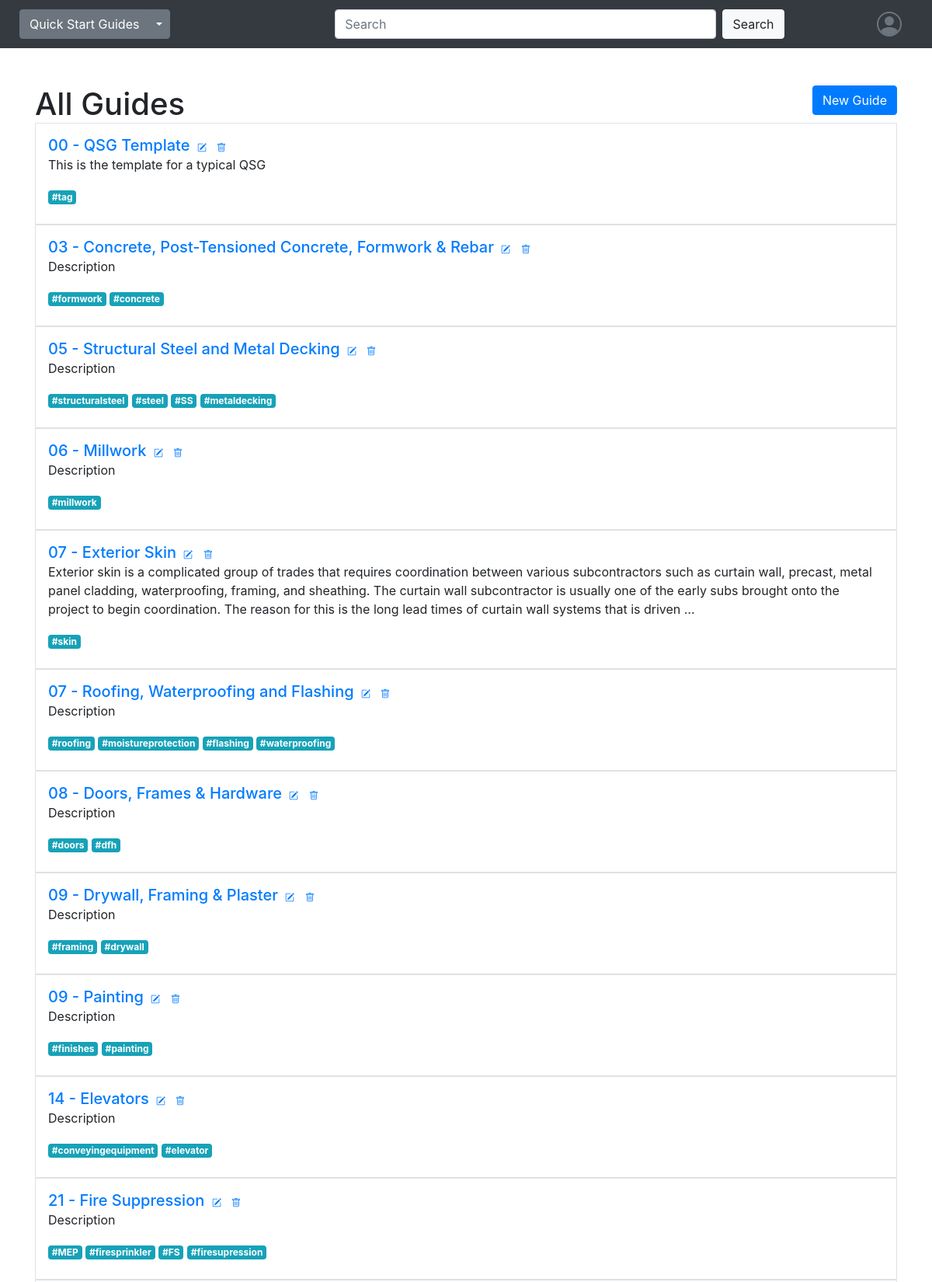
Page /guides/all (signed in, upper part) on the committed database.
### guides/models.py (models this page shows)
class Guide(models.Model):
    title = models.CharField(max_length=255)
    description = models.TextField()
    content = RichTextField()
    slug = models.SlugField(unique=True, max_length=100)
    tags = TaggableManager()
    division = models.CharField(max_length=100)
    created_by = models.ForeignKey(user_models.User, on_delete=models.CASCADE, related_name="guides")
    created_at = models.DateTimeField(auto_now_add=True)

### guides/views.py (the view)
# urls.py: path("all", views.list_all, name="guides_list_all"),
@login_required
def list_all(request):
    try:
        guides = Guide.objects.all().order_by("title")
    except Guide.DoesNotExist:
        print("---Guides list does not exist---")
        return HttpResponse("Error please try again")
    title = "All Guides"
    return render(request, "guides/list.html",
    {"guides": guides,
    "title":title })

### guides/templates/guides/list.html (shortened to what this page needs)
{% extends "questions/layout.html" %}
{% block body %}
<div class="">
    <h1 class="d-inline align-top">{{ title }}</h1>
    <a href="{% url 'guide_new' %}" class="btn btn-primary float-right align-bottom">New Guide</a>
</div>
    <div class="guides_list container">
        {% for guide in guides %}
        <div class="border p-3 row">
            <div class="g-list-summary d-inline-block align-top">
                <div class="">
                    <a href="{% url 'guide_show' guide.pk %}" class="h5 d-inline"> {{ guide.title|truncatewords:12 }}</a>
                    <div class="g-list-actions d-inline-block align-top">
                        {% if user.is_authenticated %}
                            {% if guide.created_by == user %}
                            <a href="{% url 'guide_edit' guide.pk %}" class="d-inline badge">
                            </a>
                            <form action="{% url 'guide_delete' guide.pk %}" method="post" class="d-inline">
                                <button type="submit" class="btn badge">
                                    <a href="">
                                    </a>
                                </button>
                            </form>
                            {% endif %}
                        {% endif %}
                    </div>
                </div>
                <p>{{ guide.description|truncatewords:60 }}</p>
                <div class="mb-2">
                    {% for tag in guide.tags.all %}
                    <a href="" class="badge badge-info">#{{ tag }}</a>
                    {% endfor %}
                </div>
            </div>
        </div>
        {% endfor %}
    </div>
{% endblock %}

### rows in the picture
Guide: title "00 - QSG Template", description "This is the template for a typical QSG"
Tag: name "tag"
Guide: title "03 - Concrete, Post-Tensioned Concrete, Formwork & Rebar", description "Description"
Tag: name "formwork"
Tag: name "concrete"
Guide: title "05 - Structural Steel and Metal Decking", description "Description"
Tag: name "structuralsteel"
Tag: name "steel"
Tag: name "SS"
Tag: name "metaldecking"
Guide: title "06 - Millwork", description "Description"
Tag: name "millwork"
Guide: title "07 - Exterior Skin", description "Exterior skin is a complicated group of trades that requires coordination between various subcontractors such as curtain wall, precast, metal panel cladding, waterproofing, framing, and sheathing. The curtain wall subcontractor is usually one of the early subs brought onto the project to begin coordination. The reason for this is the long lead times of curtain wall systems that is driven …"
Tag: name "skin"
Guide: title "07 - Roofing, Waterproofing and Flashing", description "Description"
Tag: name "roofing"
Tag: name "moistureprotection"
Tag: name "flashing"
Tag: name "waterproofing"
Guide: title "08 - Doors, Frames & Hardware", description "Description"
Tag: name "doors"
Tag: name "dfh"
Guide: title "09 - Drywall, Framing & Plaster", description "Description"
Tag: name "framing"
Tag: name "drywall"
Guide: title "09 - Painting", description "Description"
Tag: name "finishes"
Tag: name "painting"
Guide: title "14 - Elevators", description "Description"
Tag: name "conveyingequipment"
Tag: name "elevator"
Guide: title "21 - Fire Suppression", description "Description"
Tag: name "MEP"
Tag: name "firesprinkler"
Tag: name "FS"
Tag: name "firesupression"

### other values in the picture
{{ title }} "All Guides"
